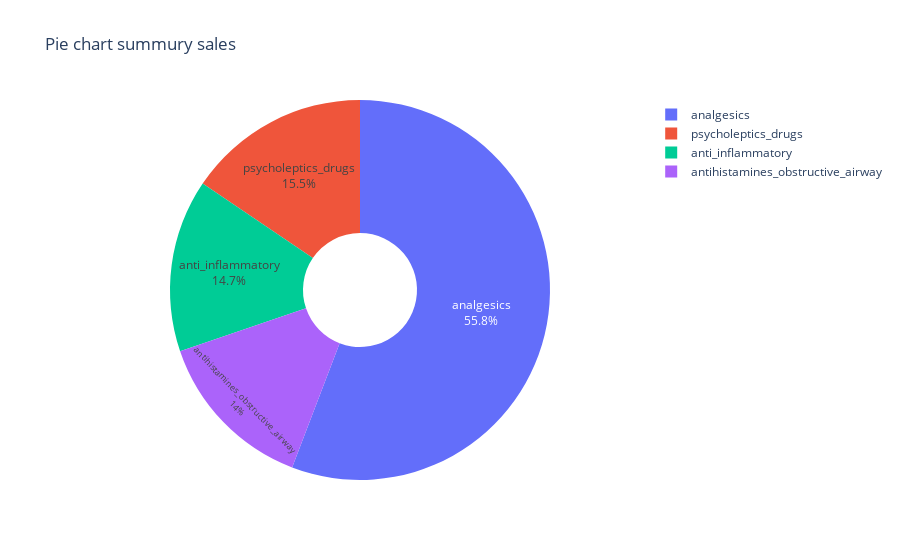

Notebook code cell kept with this figure:
### Code cell
# Let's find out the biggest one in sales type of drug
gdf = df1[df1.columns[1:-2]]
px.pie(
    gdf,
    values=gdf.sum(),
    names=gdf.columns,
    title="Pie chart summury sales",
    hole=0.3,
).update_traces(textposition="inside", textinfo="percent+label")

### Figure 1 — Plotly figure (JSON) as saved in the notebook; plotly's stock layout.template omitted (floating-point values rounded to 4 significant figures)
{"data": [{"domain": {"x": [0, 1], "y": [0, 1]}, "hole": 0.3, "hovertemplate": "label=%{label}<br>value=%{value}<extra></extra>", "labels": ["anti_inflammatory", "analgesics", "psycholeptics_drugs", "antihistamines_obstructive_airway"], "legendgroup": "", "name": "", "showlegend": true, "textinfo": "percent+label", "textposition": "inside", "type": "pie", "values": [18990.0, 72160.0, 20070.0, 18060.0]}], "layout": {"legend": {"tracegroupgap": 0}, "title": {"text": "Pie chart summury sales"}}}
